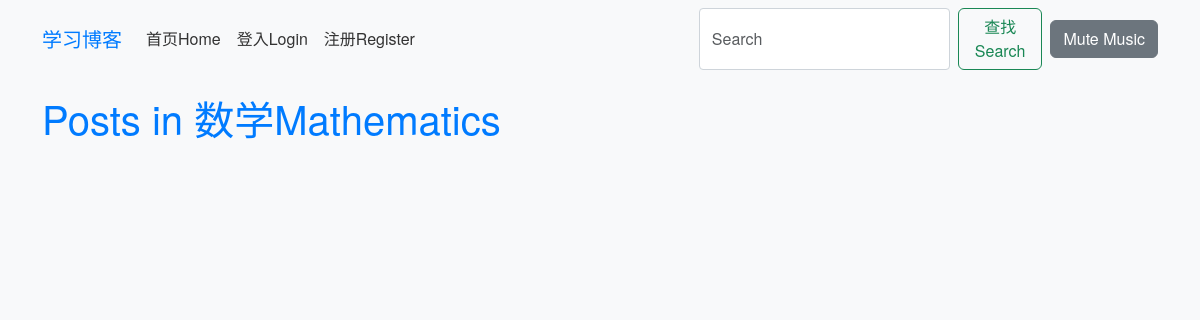
Before: /category/14 with the older database file.
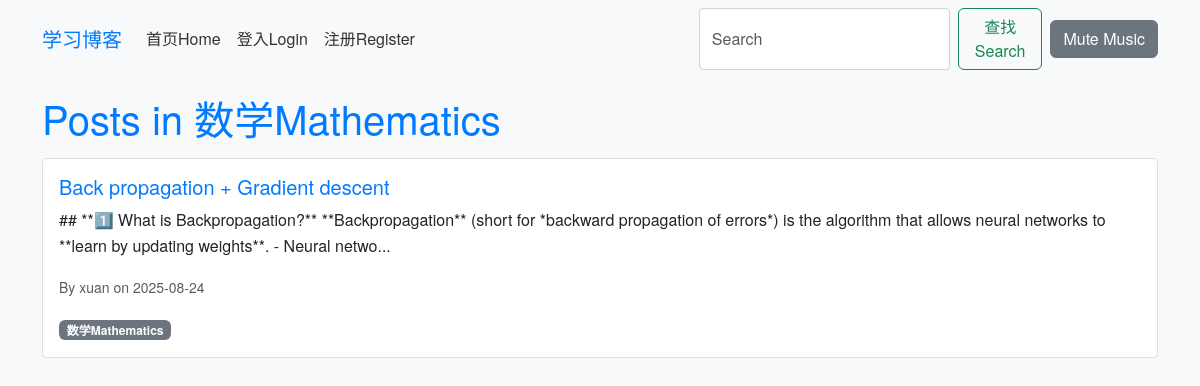
After: the same page with the newer database file.
### app/models.py (models this page shows, shortened)
class Post(db.Model):
    id = db.Column(db.Integer, primary_key=True)
    title = db.Column(db.String(100), nullable=False)
    body = db.Column(db.Text, nullable=False)
    timestamp = db.Column(db.DateTime, index=True, default=datetime.utcnow)
    user_id = db.Column(db.Integer, db.ForeignKey('user.id'), nullable=False)
    category_id = db.Column(db.Integer, db.ForeignKey('category.id'))
    comments = db.relationship('Comment', backref='post', lazy='dynamic')

class User(db.Model, UserMixin):
    id = db.Column(db.Integer, primary_key=True)
    username = db.Column(db.String(64), index=True, unique=True)
    email = db.Column(db.String(120), index=True, unique=True)
    password_hash = db.Column(db.String(128))
    posts = db.relationship('Post', backref='author', lazy='dynamic')
    comments = db.relationship('Comment', backref='author', lazy='dynamic')
    about_me = db.Column(db.String(140))
    last_seen = db.Column(db.DateTime, default=datetime.utcnow)
    about_me = db.Column(db.Text)  # Changed from String(140) to Text for richer content
    avatar = db.Column(db.String(128))  # New field for avatar filename

class Category(db.Model):
    id = db.Column(db.Integer, primary_key=True)
    name = db.Column(db.String(50), unique=True)
    posts = db.relationship('Post', backref='category', lazy='dynamic')

### app/routes.py (the view)
@bp.route('/category/<int:category_id>', methods=['GET'])
def category(category_id):
    category = Category.query.get_or_404(category_id)
    page = request.args.get('page', 1, type=int)
    posts = category.posts.order_by(Post.timestamp.desc()).paginate(page=page, per_page=5, error_out=False)
    next_url = url_for('main.category', category_id=category_id, page=posts.next_num) if posts.has_next else None
    prev_url = url_for('main.category', category_id=category_id, page=posts.prev_num) if posts.has_prev else None
    return render_template('category.html', category=category, posts=posts.items, next_url=next_url, prev_url=prev_url)

### app/templates/category.html (shortened to what this page needs)
{% extends 'base.html' %}
{% block content %}
<h1>Posts in {{ category.name }}</h1>
{% for post in posts %}
<div class="card mb-3">
    <div class="card-body">
        <h5 class="card-title"><a href="{{ url_for('main.post', post_id=post.id) }}">{{ post.title }}</a></h5>
        <p class="card-text">{{ post.body[:200] }}...</p>
        <p class="card-text"><small class="text-muted">By {{ post.author.username }} on {{ post.timestamp.strftime('%Y-%m-%d') }}</small></p>
        {% if post.category %}<span class="badge bg-secondary">{{ post.category.name }}</span>{% endif %}
    </div>
</div>
{% endfor %}
{% endblock %}

Changed rows visible on the page:
added Post: title "Back propagation + Gradient descent", body "## **1️⃣ What is Backpropagation?** **Backpropagation** (short for *backward propagation of errors*) is the algorithm that allows neural networks to **learn by updating weights**. - Neural netwo", author.username "xuan", timestamp "2025-08-24", category.name "数学Mathematics"
